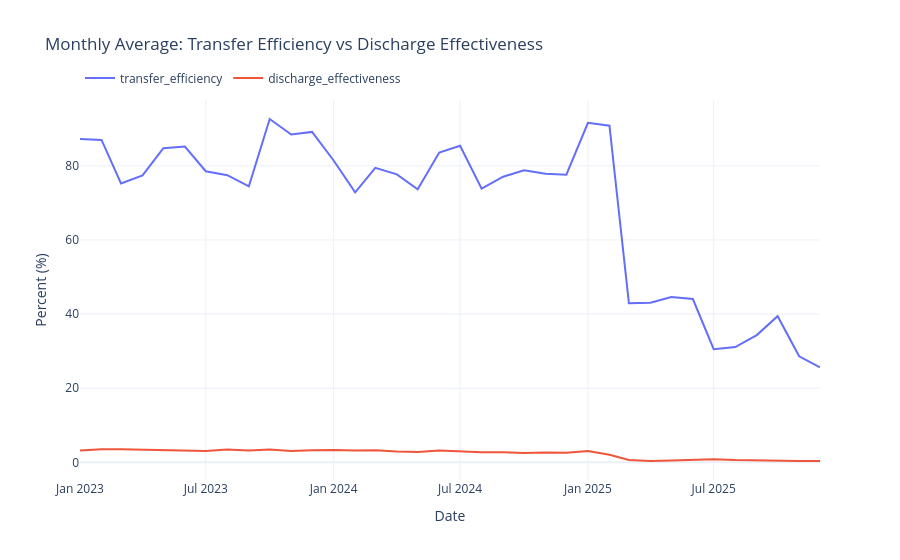

The code cell stored with this chart in its notebook:
### Code cell
monthly = monthly_aggregation(df)
fig = line_chart(monthly.rename(columns={'year_month':'date'}).assign(date=lambda d: pd.to_datetime(d['date'])),
                  ['transfer_efficiency','discharge_effectiveness'],
                  'Monthly Average: Transfer Efficiency vs Discharge Effectiveness', 'Percent (%)')
fig.show()
